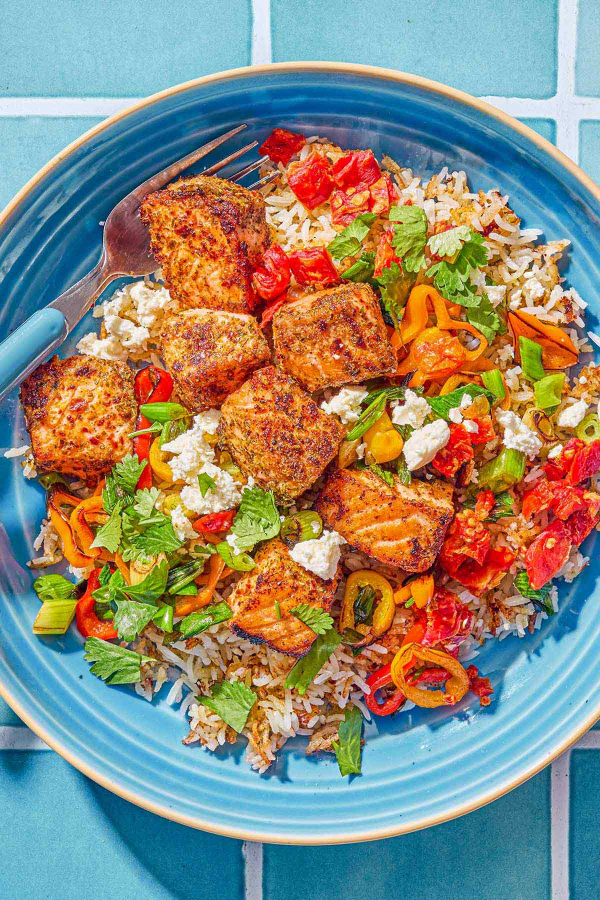
#> input picture assets/images/food/akdeniz-tabagi.jpg, 1200 x 1800 px, given in place of icon.png, which was not available (shown at 1/2 size)
$ python optimize-assets.py
#> lines starting #> are read from the running program, lines starting #| are printed output that depends on the picture
from pathlib import Path

from PIL import Image


ROOT = Path("/home/ubuntu/lezzetai")
PNG_ASSETS = [
    ROOT / "assets/images/icon.png",
    ROOT / "assets/images/splash-icon.png",
    ROOT / "assets/images/favicon.png",
    ROOT / "assets/images/android-icon-foreground.png",
]
JPEG_ASSETS = [ROOT / "assets/images/food/mezze.jpg"]


def resize_in_place(path: Path, maximum: int, *, jpeg: bool = False) -> None:
#> called with maximum = 640, jpeg = False
    with Image.open(path) as source:
#> source is the input picture: PIL image 1200x1800 RGB; mean R, G, B 142.4, 138.6, 121.4
        image = source.convert("RGB")
        image.thumbnail((maximum, maximum), Image.Resampling.LANCZOS)
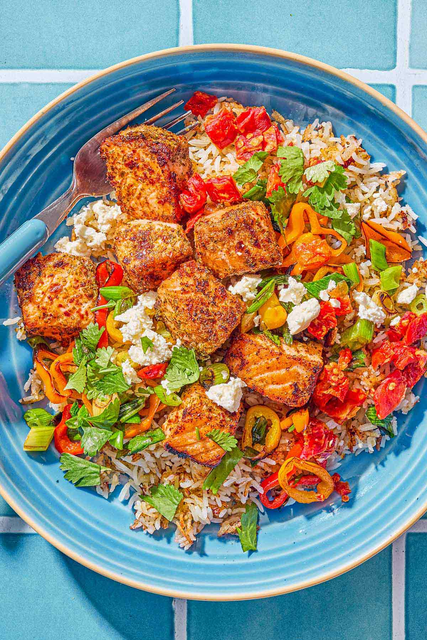
#> image: PIL image 427x640 RGB; mean R, G, B 142.3, 138.6, 121.5
        if jpeg:
            image.save(path, "JPEG", quality=82, optimize=True, progressive=True)
        else:
            image.save(path, "PNG", optimize=True, compress_level=9)
#> (the run stopped early here; a loop or call above may not have finished)

$ run again, on assets/images/food/enerji-kasesi.jpg
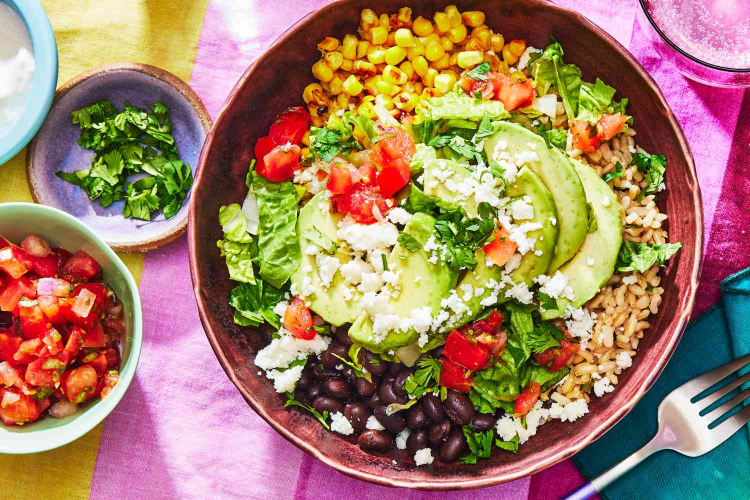
#> input picture assets/images/food/enerji-kasesi.jpg, 1500 x 1000 px, given in place of icon.png, which was not available (shown at 1/2 size)
#> in resize_in_place, source is the input picture: PIL image 1500x1000 RGB; mean R, G, B 163.4, 128.1, 101.4
#> in resize_in_place, `image.thumbnail((maximum, maximum), Image.Resampling.LANCZOS)`:
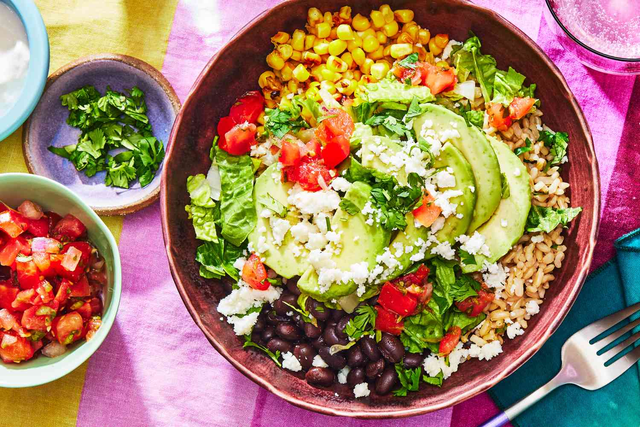
#> image: PIL image 640x427 RGB; mean R, G, B 163.3, 128.1, 101.5

$ run again, on assets/images/food/firin-domates.jpg
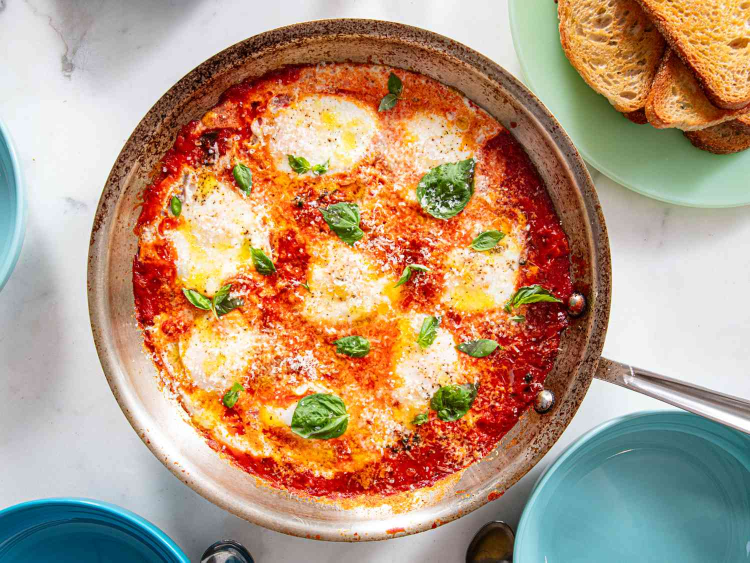
#> input picture assets/images/food/firin-domates.jpg, 1500 x 1125 px, given in place of icon.png, which was not available (shown at 1/2 size)
#> in resize_in_place, source is the input picture: PIL image 1500x1125 RGB; mean R, G, B 181.9, 151.4, 124.2
#> in resize_in_place, `image.thumbnail((maximum, maximum), Image.Resampling.LANCZOS)`:
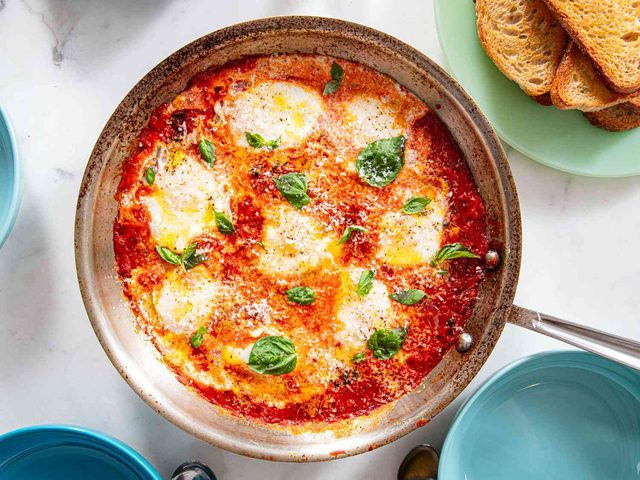
#> image: PIL image 640x480 RGB; mean R, G, B 181.8, 151.4, 124.3
